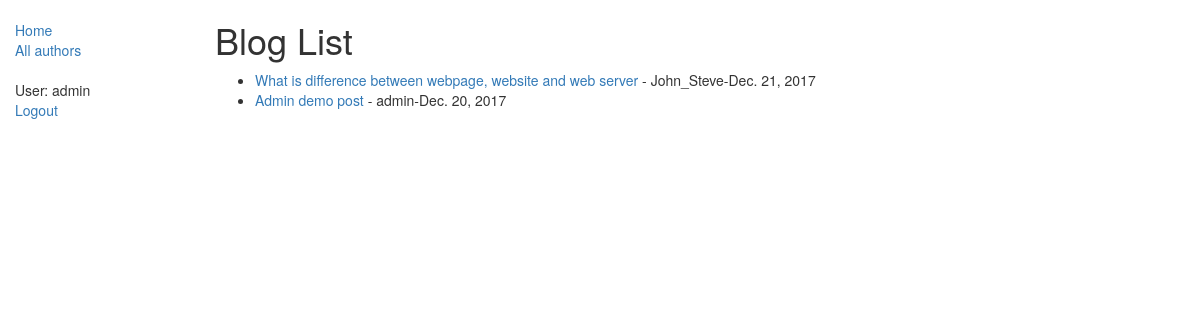
Page /blog/ (signed in) on the committed database.
### blog/models.py (models this page shows, shortened)
class Blog(models.Model):
    title=models.CharField(max_length=200)
    author=models.ForeignKey('Author',on_delete=models.SET_NULL,null=True)
    content=models.TextField(max_length=5000,help_text='You are only allowed to post charecters')
    pub_date = models.DateField(default=date.today)
    def get_absolute_url(self):
        return reverse('blog-detail',args=[str(self.id)])
    class Meta:
        ordering=['-pub_date']

class Author(models.Model):
    name=models.ForeignKey(User, on_delete=models.SET_NULL,null=True)
    information=models.CharField(max_length=1000)
    def __str__(self):
        return self.name.username

### blog/views.py (the view)
class BlogListView(generic.ListView):
    model = Blog
    paginate_by = 5
    def get_queryset(self):
        return Blog.objects.order_by('-pub_date')
    template_name='blog_list.html'

### blog/templates/blog_list.html (shortened to what this page needs)
<!DOCTYPE html>
<html lang="en">
<head>
</head>
<body>
{% extends "base_generic.html" %}
{% block content %}
    <h1>Blog List</h1>
    {% if blog_list %}
    <ul>
      {% for blog in blog_list %}
      <li>
        <a href="{{ blog.get_absolute_url }}">{{ blog.title }}</a> - {{blog.author}}-{{blog.pub_date}}
      </li>
      {% endfor %}
    </ul>
    {% else %}
      <p>There are no books in the library.</p>
    {% endif %}
{% endblock %}

### blog/templates/base_generic.html (shortened to what this page needs)
<!DOCTYPE html>
<html lang="en">
<head>
    <link rel="stylesheet" href="https://maxcdn.bootstrapcdn.com/bootstrap/3.3.7/css/bootstrap.min.css">
    {% load static %}
    <link rel="stylesheet" href="{% static 'css/style.css' %}">
</head>
<body>
<div class="container-fluid">
    <div class="row">
        <div class="col-sm-2">
            {% block sidebar %}
            <ul class="sidebar-nav">
                <li><a href="{% url 'blogs' %}">Home</a></li>
                <li><a href="{% url 'authors' %}">All authors</a></li>
            </ul>
            {% endblock %}
            <ul class="sidebar-nav">
                {% if user.is_authenticated %}
                <li>User: {{ user.get_username }}</li>
                <li><a href="{% url 'logout'%}?next={{request.path}}">Logout</a></li>
                {% else %}
                <li><a href="{% url 'login'%}?next={{request.path}}">Login</a></li>
                {% endif %}
            </ul>
        </div>
        <div class="col-sm-10 ">
            {% block content %}{% endblock %}
        </div>
    </div>
</div>
</body>
</html>

### blog/static/css/style.css (style rules this page uses)
.sidebar-nav { margin-top: 20px; padding: 0; list-style: none; }

### rows in the picture
Blog: title "What is difference between webpage, website and web server", author "John_Steve", pub_date "Dec. 21, 2017"
Blog: title "Admin demo post", author "admin", pub_date "Dec. 20, 2017"

### other values in the picture
{{ user.get_username }} "admin"
